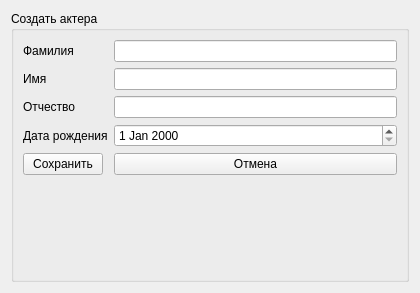
<?xml version="1.0" encoding="UTF-8"?>
<ui version="4.0">
 <class>Form</class>
 <widget class="QWidget" name="Form">
  <property name="geometry">
   <rect>
    <x>0</x>
    <y>0</y>
    <width>420</width>
    <height>293</height>
   </rect>
  </property>
  <property name="windowTitle">
   <string>Form</string>
  </property>
  <layout class="QHBoxLayout" name="horizontalLayout">
   <item>
    <widget class="QGroupBox" name="groupBox">
     <property name="title">
      <string>Создать актера</string>
     </property>
     <layout class="QFormLayout" name="formLayout">
      <item row="0" column="0">
       <widget class="QLabel" name="label">
        <property name="text">
         <string>Фамилия</string>
        </property>
       </widget>
      </item>
      <item row="0" column="1">
       <widget class="QLineEdit" name="line_edit_first_name"/>
      </item>
      <item row="1" column="0">
       <widget class="QLabel" name="label_2">
        <property name="text">
         <string>Имя</string>
        </property>
       </widget>
      </item>
      <item row="1" column="1">
       <widget class="QLineEdit" name="line_edit_last_name"/>
      </item>
      <item row="2" column="0">
       <widget class="QLabel" name="label_3">
        <property name="text">
         <string>Отчество</string>
        </property>
       </widget>
      </item>
      <item row="2" column="1">
       <widget class="QLineEdit" name="line_edit_middle_name"/>
      </item>
      <item row="3" column="0">
       <widget class="QLabel" name="label_4">
        <property name="text">
         <string>Дата рождения</string>
        </property>
       </widget>
      </item>
      <item row="3" column="1">
       <widget class="QDateEdit" name="dateEdit"/>
      </item>
      <item row="4" column="0">
       <widget class="QPushButton" name="pushButton_ok">
        <property name="text">
         <string>Сохранить</string>
        </property>
       </widget>
      </item>
      <item row="4" column="1">
       <widget class="QPushButton" name="pushButton_cancel">
        <property name="text">
         <string>Отмена</string>
        </property>
       </widget>
      </item>
     </layout>
    </widget>
   </item>
  </layout>
 </widget>
 <resources/>
 <connections/>
</ui>
